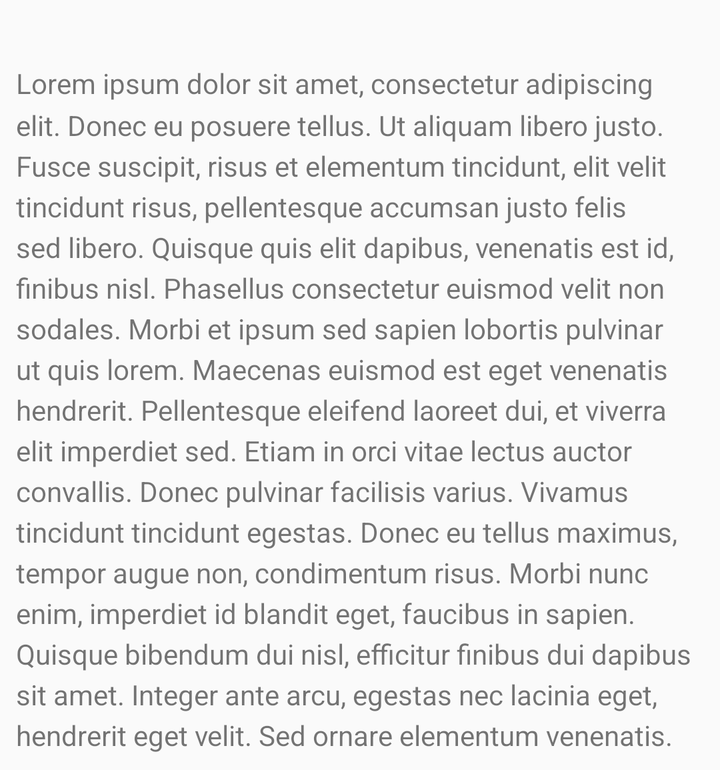
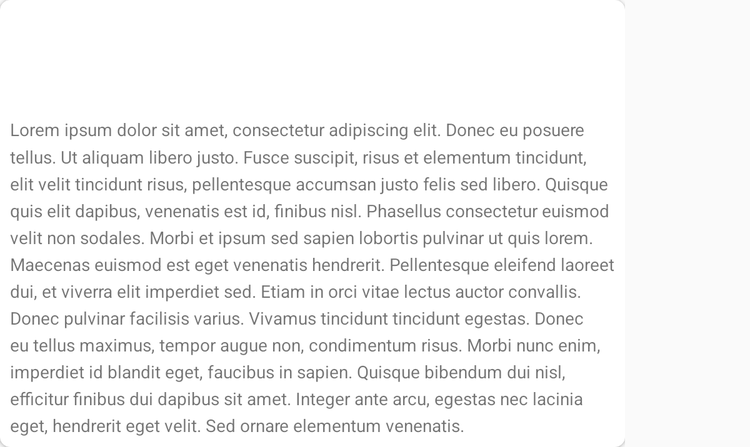

An Android layout and its configuration variant, each rendered on a device that would load it. The default file and the variant file are quoted in full after the pictures.
<!-- AndroidManifest.xml: application theme AppTheme -->
<!-- res/layout/content_scrolling.xml -->
<?xml version="1.0" encoding="utf-8"?>
<android.support.v4.widget.NestedScrollView
    android:id="@+id/content_view"
    android:layout_width="match_parent"
    android:layout_height="wrap_content"
    app:layout_behavior="@string/appbar_scrolling_view_behavior"
    xmlns:android="http://schemas.android.com/apk/res/android"
    xmlns:app="http://schemas.android.com/apk/res-auto"
    xmlns:tools="http://schemas.android.com/tools">

    <TextView
        android:id="@+id/article_body"
        android:layout_width="match_parent"
        android:layout_height="wrap_content"
        android:layout_marginTop="@dimen/margin_max"
        android:layout_marginLeft="@dimen/margin"
        android:layout_marginRight="@dimen/margin"
        android:layout_marginBottom="@dimen/margin"
        android:lineSpacingMultiplier="@fraction/detail_body_line_spacing_multiplier"
        android:textColorLink="@color/colorAccent"
        tools:text="@string/lorerum"/>
</android.support.v4.widget.NestedScrollView>
<!-- resources referenced by this layout -->
<resources>
  <color name="colorAccent">#ff5252</color>
  <dimen name="margin">8dp</dimen>
  <dimen name="margin_max">32dp</dimen>
  <string name="lorerum">Lorem ipsum dolor sit amet, consectetur adipiscing elit. Donec eu posuere tellus. Ut aliquam libero justo. Fusce suscipit, risus et elementum tincidunt, elit velit tincidunt risus, pellentesque accumsan justo felis sed libero. Quisque quis elit dapibus, venenatis est id, finibus nisl. Phasellus consectetur euismod velit non sodales. Morbi et ipsum sed sapien lobortis pulvinar ut quis lorem. Maecenas euismod est eget venenatis hendrerit. Pellentesque eleifend laoreet dui, et viverra elit imperdiet sed. Etiam in orci vitae lectus auctor convallis. Donec pulvinar facilisis varius. Vivamus tincidunt tincidunt egestas. Donec eu tellus maximus, tempor augue non, condimentum risus. Morbi nunc enim, imperdiet id blandit eget, faucibus in sapien. Quisque bibendum dui nisl, efficitur finibus dui dapibus sit amet. Integer ante arcu, egestas nec lacinia eget, hendrerit eget velit. Sed ornare elementum venenatis.</string>
  <!-- from res/values-v21/ -->
  <style name="AppTheme" parent="Theme.AppCompat.Light.DarkActionBar">
          <item name="colorControlNormal">@color/white</item>
          <item name="colorPrimary">@color/colorPrimary</item>
          <item name="colorPrimaryDark">@color/colorPrimaryDark</item>
          <item name="colorAccent">@color/colorAccent</item>
  
          <item name="android:windowContentTransitions">true</item>
          <item name="android:windowExitTransition">@transition/list_exit</item>
      </style>
  <color name="white">#FFFFFFFF</color>
  <color name="colorPrimary">#607d8b</color>
  <color name="colorPrimaryDark">#34515e</color>
</resources>
<!-- res/layout-sw600dp/content_scrolling.xml (the repository's variant of the layout above) -->
<!-- drawn on a 7-inch tablet held upright -->
<?xml version="1.0" encoding="utf-8"?>
<android.support.v4.widget.NestedScrollView
    android:id="@+id/content_view"
    android:layout_width="500dp"
    android:layout_height="wrap_content"
    android:layout_gravity="fill_vertical"
    app:behavior_overlapTop="120dp"
    app:layout_behavior="@string/appbar_scrolling_view_behavior"
    xmlns:android="http://schemas.android.com/apk/res/android"
    xmlns:app="http://schemas.android.com/apk/res-auto"
    xmlns:tools="http://schemas.android.com/tools">

    <android.support.v7.widget.CardView
        android:id="@+id/detail_card_view"
        android:layout_width="match_parent"
        android:layout_height="wrap_content"
        android:elevation="@dimen/cards_elevation"
        app:cardCornerRadius="@dimen/corner_radious">

        <LinearLayout
            android:id="@+id/linear_layout"
            android:layout_width="match_parent"
            android:layout_height="wrap_content"
            android:orientation="vertical">

        <LinearLayout
            android:id="@+id/meta_bar"
            android:layout_width="match_parent"
            android:layout_height="wrap_content"
            android:orientation="vertical">

            <TextView
                android:id="@+id/article_title"
                style="?android:attr/textAppearanceLarge"
                android:layout_width="match_parent"
                android:layout_height="wrap_content"
                android:paddingBottom="@dimen/detail_metabar_title_bottom_padding"
                android:textColor="@color/white"
                android:textStyle="bold"
                android:maxLines="1"
                android:textSize="@dimen/detail_title_text_size"
                android:paddingStart="@dimen/margin_min"
                android:paddingEnd="@dimen/margin_min"
                android:lineSpacingMultiplier="0.9"
                tools:text="title"/>

            <TextView
                android:id="@+id/article_byline"
                style="?android:attr/textAppearanceSmall"
                android:layout_width="wrap_content"
                android:layout_height="wrap_content"
                android:paddingStart="@dimen/margin_min"
                android:paddingEnd="@dimen/margin_min"
                android:textColor="@color/txt_gray"
                tools:text="article"/>
        </LinearLayout>
        <TextView
            android:id="@+id/article_body"
            android:layout_width="match_parent"
            android:layout_height="wrap_content"
            android:layout_marginTop="@dimen/margin_max"
            android:layout_marginLeft="@dimen/margin"
            android:layout_marginRight="@dimen/margin"
            android:layout_marginBottom="@dimen/margin"
            android:lineSpacingMultiplier="@fraction/detail_body_line_spacing_multiplier"
            android:textColorLink="@color/colorAccent"
            tools:text="@string/lorerum" />
        </LinearLayout>

    </android.support.v7.widget.CardView>
</android.support.v4.widget.NestedScrollView>
<!-- resources referenced by the variant -->
<!-- as a 7-inch tablet held upright resolves them -->
<resources>
  <color name="colorAccent">#ff5252</color>
  <color name="txt_gray">#8fff</color>
  <color name="white">#FFFFFFFF</color>
  <!-- from res/values-sw600dp/ -->
  <dimen name="cards_elevation">6dp</dimen>
  <dimen name="corner_radious">8dp</dimen>
  <!-- from res/values-sw600dp/ -->
  <dimen name="detail_title_text_size">32sp</dimen>
  <dimen name="margin">8dp</dimen>
  <dimen name="margin_max">32dp</dimen>
  <dimen name="margin_min">4dp</dimen>
  <string name="lorerum">Lorem ipsum dolor sit amet, consectetur adipiscing elit. Donec eu posuere tellus. Ut aliquam libero justo. Fusce suscipit, risus et elementum tincidunt, elit velit tincidunt risus, pellentesque accumsan justo felis sed libero. Quisque quis elit dapibus, venenatis est id, finibus nisl. Phasellus consectetur euismod velit non sodales. Morbi et ipsum sed sapien lobortis pulvinar ut quis lorem. Maecenas euismod est eget venenatis hendrerit. Pellentesque eleifend laoreet dui, et viverra elit imperdiet sed. Etiam in orci vitae lectus auctor convallis. Donec pulvinar facilisis varius. Vivamus tincidunt tincidunt egestas. Donec eu tellus maximus, tempor augue non, condimentum risus. Morbi nunc enim, imperdiet id blandit eget, faucibus in sapien. Quisque bibendum dui nisl, efficitur finibus dui dapibus sit amet. Integer ante arcu, egestas nec lacinia eget, hendrerit eget velit. Sed ornare elementum venenatis.</string>
  <!-- from res/values-v21/ -->
  <style name="AppTheme" parent="Theme.AppCompat.Light.DarkActionBar">
          <item name="colorControlNormal">@color/white</item>
          <item name="colorPrimary">@color/colorPrimary</item>
          <item name="colorPrimaryDark">@color/colorPrimaryDark</item>
          <item name="colorAccent">@color/colorAccent</item>
  
          <item name="android:windowContentTransitions">true</item>
          <item name="android:windowExitTransition">@transition/list_exit</item>
      </style>
  <color name="colorPrimary">#607d8b</color>
  <color name="colorPrimaryDark">#34515e</color>
</resources>
